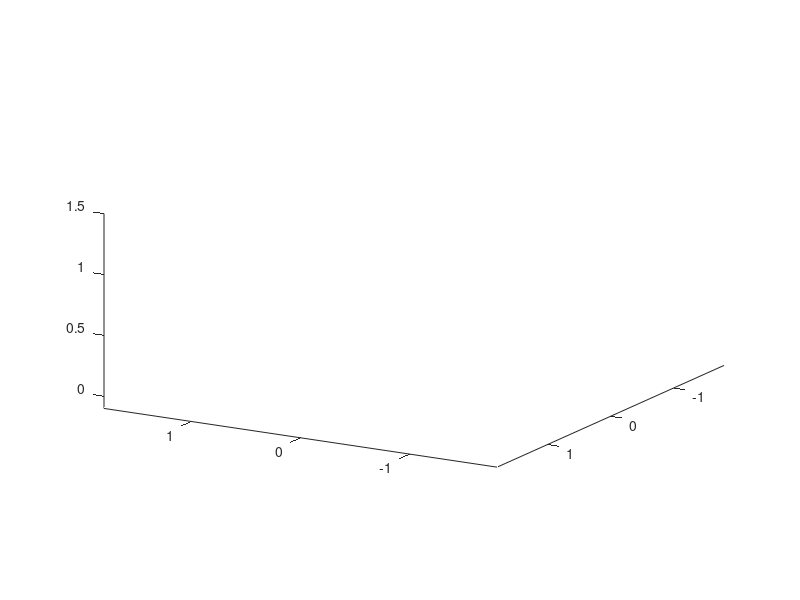

Source code (MATLAB): (Note: this script raises an error after producing the figure.)
function [nova2, ur3e, cup, cupLid, milkJug, iceCube, portafilter] = EnvSetup
    hold on;  % Hold the current plot for multiple objects
    axis equal;  % Maintain equal scaling for all axes
    axis([-1.8 1.8 -1.8 1.8 -0.1 1.5]);  % Set the axis limits
    view(210, 15)
    
    %% Initial coordinates to move the environemnt along 3 axis
    x = 0.2;
    y = 0;
    z = 0;
    
    %% Placing environment images
    %imageData = imread('WallPicture1.jpg');
    %wallImage1 = imrotate(imageData, -90);
    %imageData = imread('WallPicture2.jpg');
    %wallImage2 = imrotate(imageData, -90);
    %surf([-1.8,-1.8;1.8,1.8],[1.8,1.8;1.8,1.8],[0,2;0,2],'CData',wallImage1,'FaceColor','texturemap');
    %surf([1.8,1.8;1.8,1.8],[-1.8,-1.8;1.8,1.8],[0,2;0,2],'CData',wallImage2,'FaceColor','texturemap');
    
    surf([-2,-2;2,2],[-2,2;-2,2],[0,0;0,0],'CData',imread('FloorImage.jpg'),'FaceColor','texturemap');
    
    
    %% Non-movable objects
    espressoMachine = PlaceObject('EspressoMachine.ply', [x+0.25, y-0.5, z+0.65]); % add espresso machine model
    grinder = PlaceObject('Grinder.ply', [x+0.8, y-0.2, z+0.65]); % add coffee grinder model
    iceCubeDispenser = PlaceObject('IceCubeDispenser.ply', [x-0.65, y-0.55, z+0.65]); % add ice cube dispenser model
    milkDispenser = PlaceObject('MilkDispenser.ply', [x-0.3, y-0.25, z+0.66]); % add milk dispenser model
    table = PlaceObject('Table.ply', [x+0, y+0, z+0.4]); % add table
    
    %% Can be commented to remove the booth from environment for better view
    %coffeeBooth = PlaceObject('CoffeeBooth.ply', [x-1.3, y-0.6, z+0]); % add coffee booth model
    
    
    %% Movable objects
    cup = PlaceObject('Cup.ply', [x-0.1, y+0.3, z+0.65]); % add coffee cup model
    cupLid = PlaceObject('CupLid.ply', [x+0.1, y+0.3, z+0.65]); % add coffee lid model
    
    % cupWithLid = PlaceObject('CupWithLid.ply', [x-0.1, y+0.15, z+0.65]); % add cup with lid model
    milkJug = PlaceObject('MilkJug.ply', [x+0.1, y+0.15, z+0.65]); % add milk jug model
    
    portafilter = PlaceObject('EspressoHandle.ply', [x+0, y+0.4, z+0.7]); % add portafilter model (coffee handle)
    
    
    %% Adding DobotNova2 robot to the environment 
    disp('Adding DobotNova2 robot to the environment');
    nova2 = DobotNova2(transl(x+0.6, y+0.3, z+0.6));  % Create Nova2 robot with initial transform
    
    disp('Adding UR3e robot to the environment');
    ur3e = UR3e(transl(x-0.6, y+0.3, z+0.6));   % Create UR3e robot with intial transform
end
